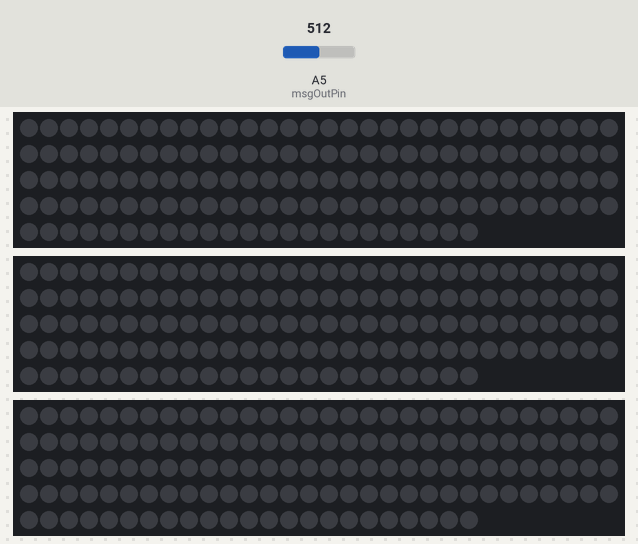
The sketch below on a simulated Arduino Uno, built with avr-gcc and run on an emulated ATmega328P. Shown: 3 × 143 RGB LEDs in strip order, left to right, continuing on the next row. The test bench sets the inputs (shaded band); at power-on: A5 (msgOutPin) = 512. Dim RGB values are drawn brighter than linear.

Above: at 4.7 s.
4.8 s: A5 (msgOutPin) set to 716
At 6.0 s:
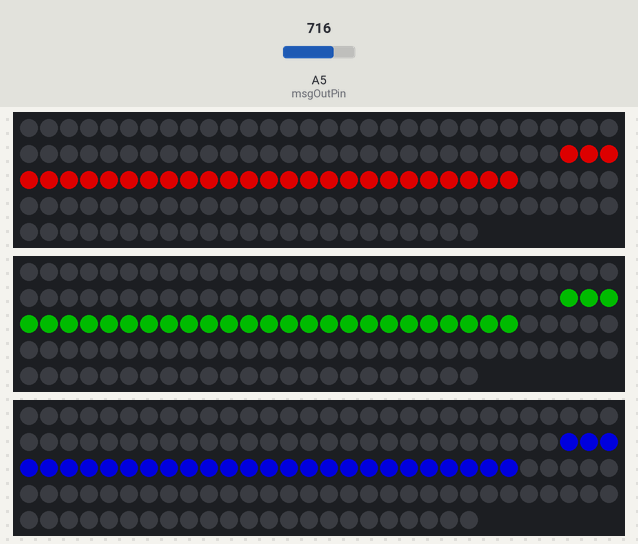
6.3 s: A5 (msgOutPin) set to 900
At 7.5 s:
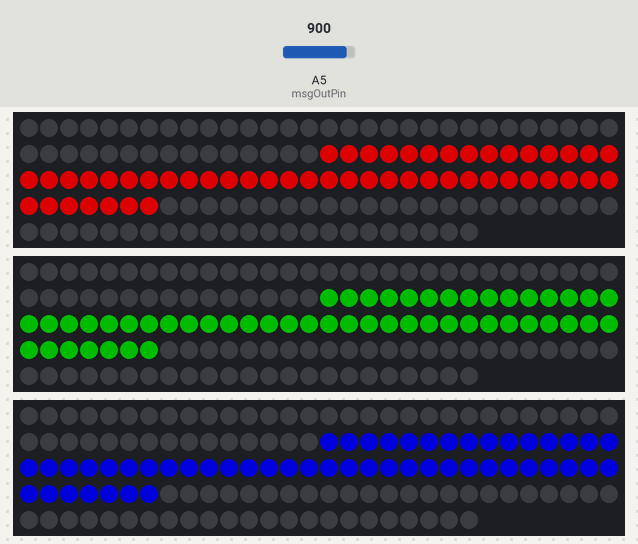
7.8 s: A5 (msgOutPin) set to 511
At 9.0 s:
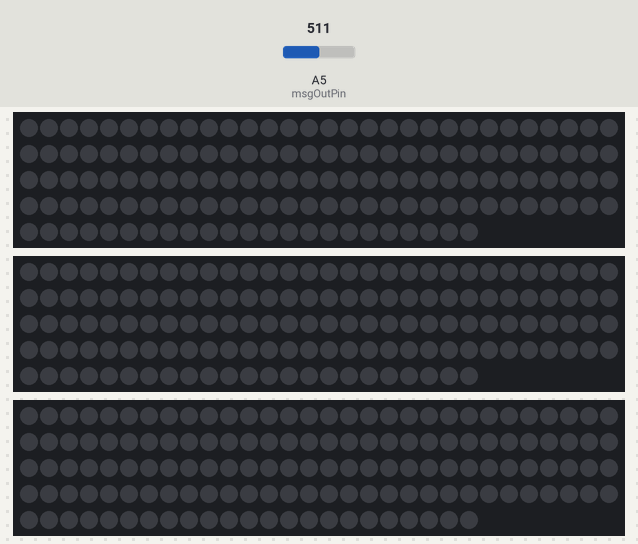
Timing chart, 0 to 10.8 s (numbered marks = the images above; inputs shaded):
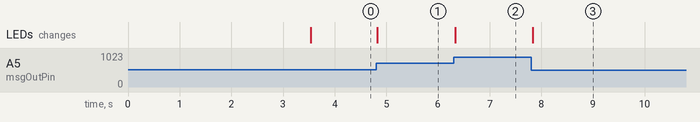

Measured:
- after the input at 4.8 s, the LEDs: change at once (image 1)
- after the input at 6.3 s, the LEDs: change at once (image 2)
- after the input at 7.8 s, the LEDs: change at once (image 3)

The sketch:

control_LED_strip.ino
```cpp
#include <FastLED.h>

#define LED_PIN_BASS 6 //(atmega pin 12)
#define LED_PIN_MIDS 5 //atmega pin 11
#define LED_PIN_HIGHS 7 // atmega pin 13
#define NUM_LEDS 143
#define NUM_MODES 3
#define AUDIO_MODE 0
#define RAINBOW_MODE 1
#define WHITE_MODE 2
#define MAX_LOUDNESS 348
#define STROBE_PIN 9 //atmega pin 15
#define RESET_PIN 10 //atmega pin 16
#define BASE_BRIGHTNESS 150

int modes[NUM_MODES] = {};
CRGB ledsBass[NUM_LEDS];
CRGB ledsMids[NUM_LEDS];
CRGB ledsHighs[NUM_LEDS];
int* prev_level;
int msgOutPin = A5; //atmega pin 28
int msgStrobePin = STROBE_PIN;
int msgResetPin = RESET_PIN;
int buttonPin = 4; //atmega pin 6
int buttonState = 1;
int noise[7] = {0}; // used to hold noise measurement at startup

void setup() {
  analogReference(DEFAULT);
  delay(3000);
  pinMode(buttonPin, INPUT_PULLUP); //button input
  attachInterrupt(digitalPinToInterrupt(buttonPin), buttonPressed, CHANGE); //interrupt for when button is pressed
  //Serial.begin(9600); //for debug
  ///////////////////SETUP FAST LED///////////////////////////////
  FastLED.addLeds<WS2812, LED_PIN_BASS, GRB>(ledsBass, NUM_LEDS);
  FastLED.addLeds<WS2812, LED_PIN_MIDS, GRB>(ledsMids, NUM_LEDS);
  FastLED.addLeds<WS2812, LED_PIN_HIGHS, GRB>(ledsHighs, NUM_LEDS);
  LEDS.setBrightness(BASE_BRIGHTNESS);
  //////////////////////////////////////////////////////////////////

  ////////////////////SETUP MSGEQ7////////////////////////////////
  //defin pin types
  pinMode      (msgStrobePin, OUTPUT);
  pinMode      (msgResetPin,  OUTPUT);
  pinMode      (msgOutPin,    INPUT);
  //write initial states
  digitalWrite (msgResetPin,  LOW);
  digitalWrite (msgStrobePin, LOW);
  delay        (1);
  //reset the MSG chip
  digitalWrite (msgResetPin,  HIGH);
  delay        (1);
  digitalWrite (msgResetPin,  LOW);
  digitalWrite (msgStrobePin, HIGH);
  delay        (1);
  /////////////////////////////////////////////////////////////////

  //////////////////Sample noise//////////////////////////////////

  for(int i = 0; i < 10; i++){ //take 10 measurements
     for (int j = 0; j < 7; j++) { //read every band
      digitalWrite       (msgStrobePin, LOW);
      delayMicroseconds  (40);                  // Delay necessary due to timing diagram
      noise[j] +=         analogRead (msgOutPin); //read the level
      digitalWrite       (msgStrobePin, HIGH);
      delayMicroseconds  (40);                  // Delay necessary due to timing diagram
    }
    delay(50); //wait 50 millis
  }

  for(int i = 0; i < 7; i++){ //divide by 10 for average
    noise[i] = noise[i] / 10;
  }
 ///////////////////////////////////////////////////////////////////
}//setup

void loop() {
   //Check the analog input
   //int loudness = analogRead(A0);
   //int highest_led = map(loudness, 0, 388, 0, NUM_LEDS);
   int level[7]; //array to hold values from MSGEQ7

  // Cycle through each frequency band by pulsing the strobe.
  for (int i = 0; i < 7; i++) {
    digitalWrite       (msgStrobePin, LOW);
    delayMicroseconds  (40);                  // Delay necessary due to timing diagram
    level[i] =         analogRead (msgOutPin) - noise[i]; //read the level correct for noise
    digitalWrite       (msgStrobePin, HIGH);
    delayMicroseconds  (40);                    // Delay necessary due to timing diagram
  }

  //allInOne(level);
  //peakBounce(level);
  //debug();
  //allWhite();
  switch(buttonState){
    case 1:
        midBounce(level);
        break;
    case 2:
        peakBounce(level);
        break;
    case 3:
        allWhite();
        break;
    default:
        midBounce(level);
  }
  prev_level = level; //set the previous level array
  FastLED.show();
  delay(25);//wait a lil
}//loop


///////////////////////////////////LIGHT MODES///////////////////////////////////////////////////
int clearStrip(){
  int i = 0;
  for(i = 0; i < NUM_LEDS; i++){
    ledsBass[i] = CRGB::Black;
    ledsMids[i] = CRGB::Black;
    ledsHighs[i] = CRGB::Black;
  }
}

void midBounce(int* level){
  //get the distance from the center that the lights
  int bassDistance = map(getBassLevel(level), 0, 1023, 0, NUM_LEDS/2);
  int midsDistance = map(getMidLevel(level), 0, 1023, 0, NUM_LEDS/2);
  int highsDistance = map(getHighLevel(level), 0, 1023, 0, NUM_LEDS/2);

  int lowerBoundBass = NUM_LEDS/2 - bassDistance;
  int upperBoundBass = NUM_LEDS/2 + bassDistance;
  int lowerBoundMids = NUM_LEDS/2 - midsDistance;
  int upperBoundMids = NUM_LEDS/2 + midsDistance;
  int lowerBoundHighs = NUM_LEDS/2 - highsDistance;
  int upperBoundHighs = NUM_LEDS/2 + highsDistance;
  for(int i = lowerBoundBass; i< upperBoundBass; i++){
    ledsBass[i] = CRGB::Red;
  }
  for(int i = lowerBoundMids; i< upperBoundMids; i++){
    ledsMids[i] = CRGB::Green;
  }
  for(int i = lowerBoundHighs; i< upperBoundHighs; i++){
    ledsHighs[i] = CRGB::Blue;
  }

  //set lights outside this range to be black
  for(int i = 0; i < lowerBoundBass; i++){
    ledsBass[i] = CRGB::Black;
  }
  for(int i = upperBoundBass; i < NUM_LEDS; i++){
    ledsBass[i] = CRGB::Black;
  }
  for(int i = 0; i < lowerBoundMids; i++){
    ledsMids[i] = CRGB::Black;
  }
  for(int i = upperBoundMids; i < NUM_LEDS; i++){
    ledsMids[i] = CRGB::Black;
  }
  for(int i = 0; i < lowerBoundHighs; i++){
    ledsHighs[i] = CRGB::Black;
  }
  for(int i = upperBoundHighs; i < NUM_LEDS; i++){
    ledsHighs[i] = CRGB::Black;
  }
}//midBounce

void peakBounce(int* level){
   //TODO: decide how highest_led should be calculated
   int tot = maxLevel(level);
   int bassLevel = getBassLevel(level);
   int highestBassLed = map(bassLevel, 0, 1023, 0, NUM_LEDS);
   int highest_led = map(tot, 0, 1023, 0, NUM_LEDS);
   ledsBass[0] = CRGB::Green;
   ledsMids[0] = CRGB::Green;
   ledsHighs[0] = CRGB::Green;

   for(int i = 1; i < highest_led; i++){
      if(i < (NUM_LEDS / 3)){
        ledsBass[i] = CRGB::Green;
        ledsMids[i] = CRGB::Green;
        ledsHighs[i] = CRGB::Green;
      }
      else if(i < (2*NUM_LEDS / 3)){
        ledsBass[i] = CRGB::Yellow;
        ledsMids[i] = CRGB::Yellow;
        ledsHighs[i] = CRGB::Yellow;
      }
      else {
        ledsBass[i] = CRGB::Red;
        ledsMids[i] = CRGB::Red;
        ledsHighs[i] = CRGB::Red;
      }
   }

   //turn off leds higher than highest_led
   int j = highest_led;
   if(j == 0) j = 1;
   for( ; j < NUM_LEDS; j++){
      ledsBass[j] = CRGB::Black;
      ledsMids[j] = CRGB::Black;
      ledsHighs[j] = CRGB::Black;
   }
}//peakBounce

void allWhite(){
  for(int i = 0; i < NUM_LEDS; i++){
    ledsBass[i] = CRGB::White;
    ledsMids[i] = CRGB::White;
    ledsHighs[i] = CRGB::White;
  }
}

void allInOne(int* level){
  int tot = maxLevel(level); //get the maximum loudness
  int brightnessBoost = map(tot, 0, 1023, 0, 255 - BASE_BRIGHTNESS); //get the brightness boost
  int hs = map(tot, 0, 1023, 0, 255); //get hue and saturation
  int midDist = map(tot, 0, 1023, 0, NUM_LEDS / 2); //get the distance from the middle
  int bassLoudness = level[0] + level[1];
  int redBoost = map(bassLoudness, 0, 2046, 0, 255); //how much to boost the red color
  int midLoudness = level[2] + level[3];
  int greenBoost = map(midLoudness, 0, 2046, 0, 255);
  int trebBoost = level[4] + level[5] + level[6];
  int blueBoost = map(trebBoost, 0, 3069, 0, 255);

  int lowerBound = (NUM_LEDS/2) - midDist;
  int upperBound = (NUM_LEDS/2) + midDist;
  for(int i = lowerBound; i < upperBound; i++){
    ledsBass[i] = CHSV(hs, hs, BASE_BRIGHTNESS + brightnessBoost);
    ledsMids[i] = CHSV(hs, hs, BASE_BRIGHTNESS + brightnessBoost);
    ledsHighs[i] = CHSV(hs, hs, BASE_BRIGHTNESS + brightnessBoost);
//    ledsBass[i].setRGB(redBoost, 75, blueBoost);
//    ledsMids[i].setRGB(redBoost, 75, blueBoost);
//    ledsHighs[i].setRGB(redBoost, 75, blueBoost);
  }
  for(int i = 0; i < lowerBound; i++){
    ledsBass[i] = CRGB::Black;
    ledsMids[i] = CRGB::Black;
    ledsHighs[i] = CRGB::Black;
  }
  for(int i = upperBound; i < NUM_LEDS; i++){
    ledsBass[i] = CRGB::Black;
    ledsMids[i] = CRGB::Black;
    ledsHighs[i] = CRGB::Black;
  }
}//allInOne()

void buttonPressed(){
    buttonState++; //increment state
    if(buttonState == NUM_MODES){ //roll over
      buttonState = 0;
    }
    allWhite();
    FastLED.show();
    delay(1000);
}//buttonPressed

///////////////////////////////////////////API's//////////////////////////////////////////////
/**
 * Helper method to find the highest level
 * reported in level[]
 */
int maxLevel(int* level){
  int maximum = 0;
  for(int i = 0; i < 7; i++){
    //Serial.print(level[i]); Serial.print(" ");
    if(level[i] > maximum){
      maximum = level[i];
    }
  }
  //get second highest value
  int secondHighest = 0;
  for(int i = 0; i < 7; i++){
    if(level[i] > secondHighest && level[i] < maximum){
      secondHighest = level[i];
    }
  }
  //Serial.println();
  return maximum;
}

/**
 * Get the average level of bass
 */
int getBassLevel(int* level){
  int sum = 0;
  for(int i = 0; i < 3; i++){
    sum += level[i];
  }
  sum /= 3; //turn sum into average
  return sum;
}

/**
 * Get the average level of mids
 */
int getMidLevel(int* level){
  int sum = 0;
  for(int i = 2; i < 5; i++){ //level[2 - 4]
    sum += level[i];
  }
  sum /= 3; // turn sum into average
  return sum;
}

/**
 * Get the average level of mids
 */
int getHighLevel(int* level){
  int sum = 0;
  for(int i = 4; i < 7; i++){ //level[4 - 6]
    sum += level[i];
  }
  sum /= 3; //turn sum into average
  return sum;
}
```
